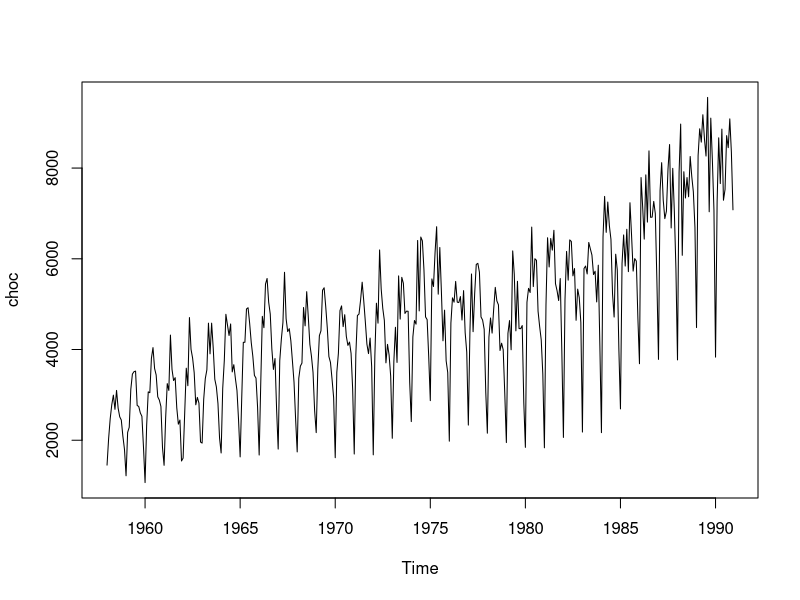
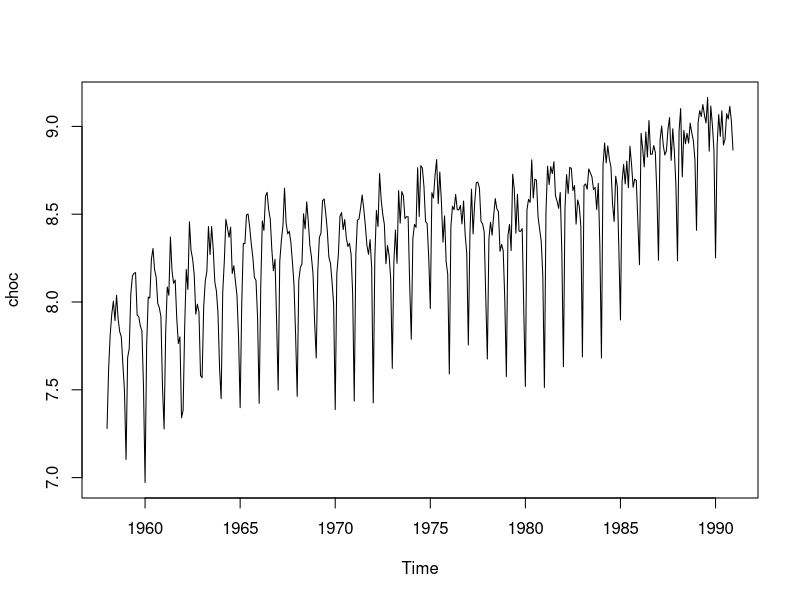
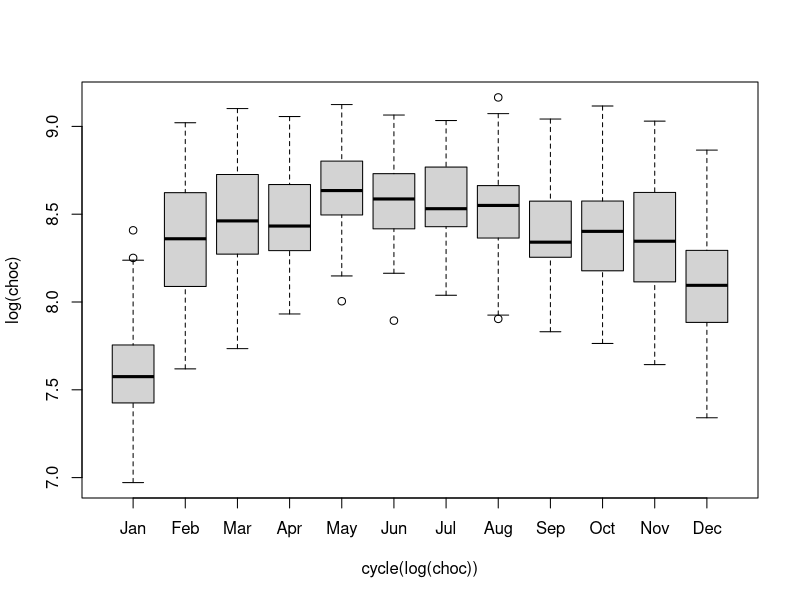

Reproduce these figures in R, in order.
## ---- chunk 1
knitr::opts_chunk$set(echo = TRUE)
## ---- chunk 2
# Renovación de la memoria
rm(list = ls())

# Lectura de paquetes
## ---- chunk 3
# Lectura de la base de datos
chocolate = read.csv("cbe2.csv", header = TRUE, sep = ";", dec = ",",
                     skip = 2, colClasses = c("numeric", rep("NULL", 2)))
## ---- chunk 4
choc = ts(chocolate,
          freq = 12,
          start = c(1958, 1))
class(choc)
## ---- chunk 5
plot(choc)
## ---- chunk 6
plot(log(choc))
## ---- chunk 7
boxplot(log(choc)~cycle(log(choc)),names=month.abb)
